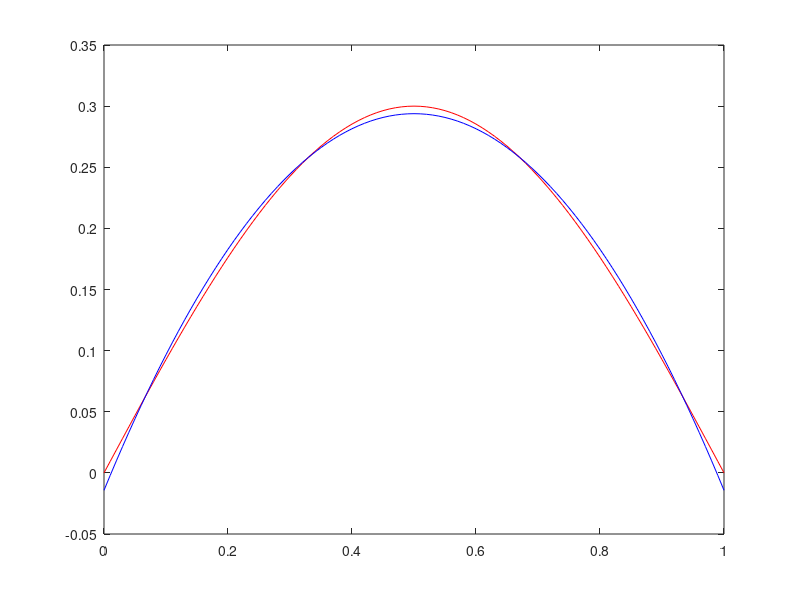

Reproduce this figure in MATLAB.
x = [0:0.01:1]
y = sin(x * pi) * 0.3

coff = polyfit(x, y, 2)
result = polyval(coff, x)

plot(x, y, 'r')
hold on
plot(x, result, 'b')
